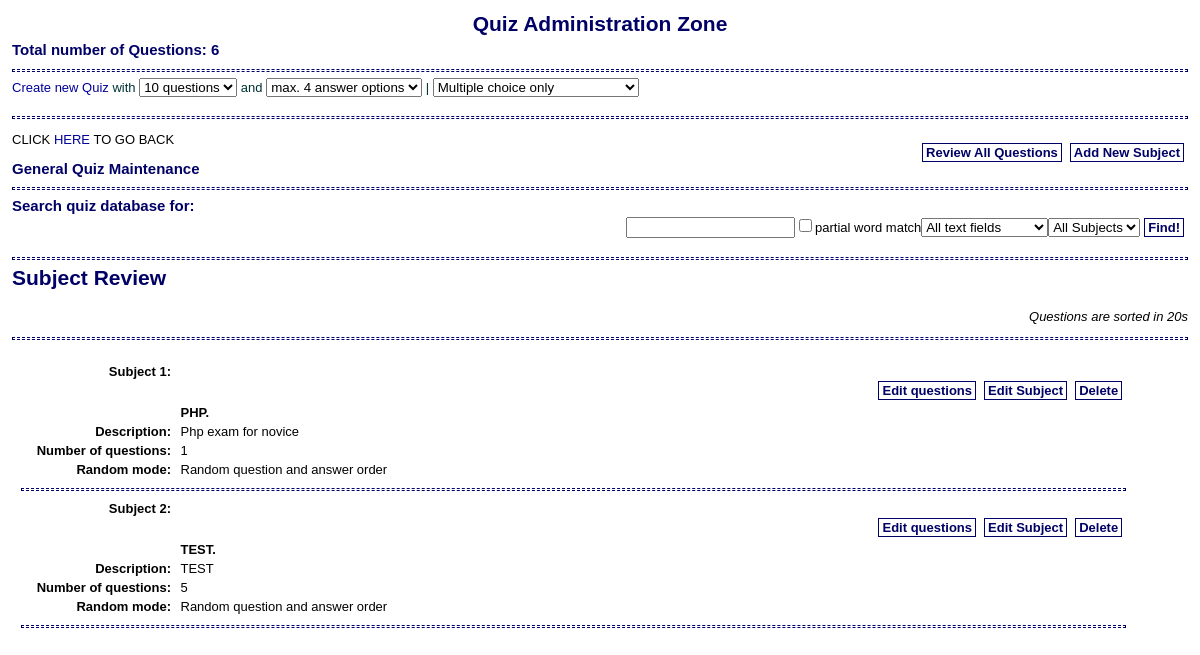
Screenshot of /_zone/admin/index.php with the database file from the repository.
### tables this page shows
CREATE TABLE `subjects` (
  `ID` int(4) unsigned zerofill NOT NULL auto_increment,
  `cat` varchar(31) NOT NULL default '',
  `descr` text NOT NULL,
  `random` int(1) default NULL,
  PRIMARY KEY  (`ID`)
);

### _zone/admin/sub_update_view.inc.php (the view, shortened to what this page needs)
<?php
echo '<h1>Subject Review</h1><p class="rtali"><em>Questions are sorted in 20s</em></p>'."\n".'<hr /><br />';
echo '<table id="nq">';
  $sqlsu = "SELECT * FROM subjects ORDER BY ID";
  $ressu = mysql_query($sqlsu, $conn);
  $snu = 1;
  if (mysql_num_rows($ressu)) {
  while ($qry = mysql_fetch_array($ressu)) {
		$cat = stripSlashes($qry['cat']);
		echo '<tr><th>Subject '.$snu.':</th><td>';
echo '<strong>'.$cat.'. </strong></td>';
echo '<td><p id="hornav"><a href="javascript:document.qview'.$qry['ID'].'.submit();">Edit questions</a><a href="subject_update.php?suid='.$qry['ID'].'">Edit Subject</a><a href="subject_delete.php?suid='.$qry['ID'].'">Delete</a></p></td></tr>';
echo "\n".'<tr><th>Description:</th><td colspan="2">'.stripSlashes($qry['descr']).'</td></tr>';
$sqlns = "SELECT * FROM questions WHERE test LIKE '$cat'";
$resns = mysql_query($sqlns, $conn);
$numcat = mysql_num_rows($resns);
echo "\n".'<tr><th>Number of questions:</th><td colspan="2">'.$numcat.'</td></tr>';
echo "\n".'<tr><th>Random mode:</th><td colspan="2">';
$dff = 'Random question and answer order';
switch ($qry['random']) {
case '1': echo $dff;
break;
}
echo '</td></tr>';
echo "\n".'<tr><td colspan="3"><hr /></td></tr>'."\n";
$snu++;
}
echo '</table>';
}
?>

### _zone/multiteststyle.css (style rules this page uses)
body { right: 0px; left:0px; background-color: white; z-index: 0; font-family: Arial, Helvetica, sans-serif; font-size: 13px; text-align: justify; border:0px; padding: 12px }
p, td, table { font-family: Arial, Helvetica, sans-serif; font-size: 13px; color: #000000; text-align: justify; }
hr { height: 1px; color: #000066; border-style: dashed; clear: both; }
th { font-family: Arial, Helvetica, sans-serif; font-size: 13px; font-weight:bold; text-align: right; vertical-align: top }
h1,h2, h3, h4 { font-family: "Comic Sans MS",Arial, Helvetica, sans-serif; font-weight: bold; color: #000066; margin: 0em; padding: 0em 0em 0.25em 0em; }
h1 { font-size: 21px; }
a:link { color: #000099; text-decoration: none }
p#hornav, { font-family: "Comic Sans MS",Arial, Helvetica, sans-serif; display: block; margin-left: 20px; padding: 6px 0px; white-space: nowrap; }
p#hornav { text-align: right; float: right; }
p#hornav, span#lnav, p#lnav { font-family: "Comic Sans MS",Arial, Helvetica, sans-serif; padding: 6px 0px; white-space: nowrap; }
p#hornav, p#lnav { display: block; }
p#hornav { text-align: right; float: right; margin-left: 20px; }
p#hornav a, span#lnav a, p#lnav a { display: inline; margin: 2px 4px; padding: 1px 3px; font-weight: bold; font-size: 13px; color: #000066; border: solid #000066 1px; }
.rtali { float: right; margin-left: 20px }
table#nq { border-width: 0px; width: 95%; clear: both; }
table#nq th { text-align: right; white-space: nowrap; vertical-align: top; width: 12em; }
table#nq td { vertical-align: text-top; padding-left: 0.5em; }

### rows the page displays
subjects: cat "PHP", descr "Php exam for novice", numcat "1", dff "Random question and answer order"
subjects: cat "TEST", descr "TEST", numcat "5", dff "Random question and answer order"

### other values shown
$numq "6"
